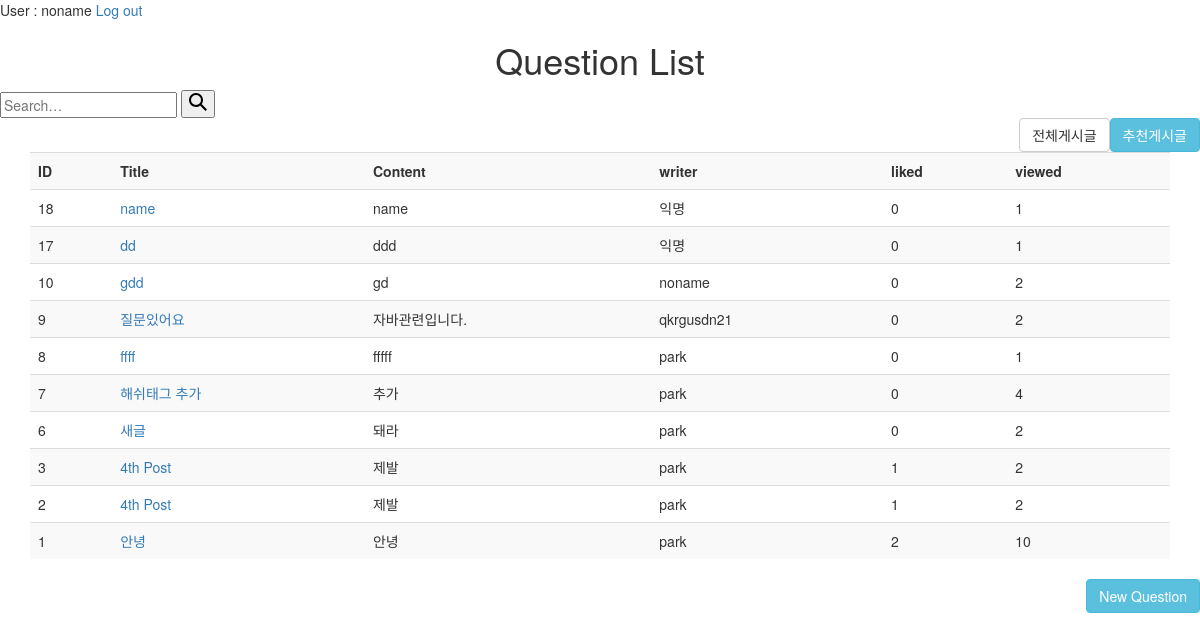
Page / (signed in) on the committed database.
### users/models.py (models this page shows)
class CustomUser(AbstractUser):
    objects = CustomUserManager()

class Article(models.Model):
    title = models.CharField(max_length = 100)
    content = models.TextField()
    user = models.ForeignKey(CustomUser, on_delete=models.CASCADE,)
    hits = models.IntegerField(default = 0)
    anonymity = models.BooleanField(default=True)
    @property #get 역할을 한다고 봐도 무방하다.
    def like_count(self):
      return self.like_user_set.count()
    like_user_set = models.ManyToManyField(
        CustomUser,
        null=True,
        blank=True,
        related_name='like_user_set',
        through='Like',
    )
    tags = TaggableManager(
        verbose_name= 'tags',
        help_text= 'A comma-separated list of tags.',
        blank=True,
        through=TaggedPost,
    )
    class Meta:
        ordering = ['-id']

### users/views.py (the view)
# urls.py: 2. Add a URL to urlpatterns:  path('', views.home, name='home')
def home(request):
    articles = Article.objects.all()
    return render(request, 'home.html', {'articles' : articles})

### users/templates/home.html (shortened to what this page needs)
<!DOCTYPE html>
<html lang="en">
<head>
    <link rel="stylesheet" href="https://maxcdn.bootstrapcdn.com/bootstrap/3.3.7/css/bootstrap.min.css">
</head>
<body>
{% load socialaccount %}
{% if user.is_authenticated %}
<p>User : {{ user.username }} <a href="{% url 'logout' %}">Log out</a></p>
{% if tag_name %}
<h1><center>#{{tag_name}} tagged Questions</center></h1>
{% elif recommend %}
<h1><center>Recommend Questions </center></h1>
{% else %}
<h1><center>Question List</center></h1>
{% endif %}
<form id="search"  action="/users/search/" method="get" class="searchbar js-searchbar" autocomplete="off" role="search">
                    <div class="ps-relative">
                        <input name="q" type="text" placeholder="Search…" value="" autocomplete="off" maxlength="240" class="s-input js-search-field ">
                        <button type="submit" aria-label="Search…" class="s-btn s-btn__primary s-btn__icon btn-topbar-primary js-search-submit"><svg aria-hidden="true" class="svg-icon iconSearch" width="18" height="18" viewBox="0 0 18 18"><path d="M18 16.5l-5.14-5.18h-.35a7 7 0 1 0-1.19 1.19v.35L16.5 18l1.5-1.5zM12 7A5 5 0 1 1 2 7a5 5 0 0 1 10 0z"></path></svg></button>
                    </div>
</form>
<a class="btn btn-info pull-right" href = "{% url 'recommend' user.id %}">추천게시글</a>
<a class="btn btn-default pull-right" href = "{% url 'home' %}">전체게시글</a>
  {% if not articles %}
    <br><h2 style="text-align : center">더 많은 질문을 입력할수록 추천 정확도가 높아집니다.</h2>
  {% else %}
    <div class="container">
    <table class="table table-striped">
      <tr>
        <th>ID</th>
        <th>Title </th>
        <th>Content</th>
        <th>writer</th>
        <th>liked</th>
        <th>viewed</th>
      </tr>
      <tr>
      {% for article in articles%}
        <td> {{ article.id }} </td>
        <td> <a href ="{%url 'show_article' article.id %}" >{{ article.title }}</a></td>
        <td> {{ article.content }}</td>
        {% if article.anonymity %}
        <td> 익명 </td>
        {% else %}
        <td> {{ article.user }} </td>
        {% endif %}
        <td> {{ article.like_count }}</td>
        <td> {{ article.hits }}</td>
      </tr>
      {% endfor %}
    </table>
    </div>
  {% endif %}
  <a class="btn btn-info pull-right" href = "{%url 'add_article' %}"> New Question </a>
{% else %}
  <p><a href="{% url 'signup' %}">Sign Up</a></p>
  <p><a href="{% url 'login' %}">Log In </a></p>
  <p><a href="{% provider_login_url 'google' %}">Log In with Gmail</a></p>
{% endif %}
</body>
</html>

### rows in the picture
CustomUser: username "noname"
Article: id "18", title "name", content "name", anonymity "익명", like_count "0", hits "1"
Article: id "17", title "dd", content "ddd", anonymity "익명", like_count "0", hits "1"
Article: id "10", title "gdd", content "gd", user "noname", like_count "0", hits "2"
Article: id "9", title "질문있어요", content "자바관련입니다.", user "qkrgusdn21", like_count "0", hits "2"
Article: id "8", title "ffff", content "fffff", user "park", like_count "0", hits "1"
Article: id "7", title "해쉬태그 추가", content "추가", user "park", like_count "0", hits "4"
Article: id "6", title "새글", content "돼라", user "park", like_count "0", hits "2"
Article: id "3", title "4th Post", content "제발", user "park", like_count "1", hits "2"
Article: id "2", title "4th Post", content "제발", user "park", like_count "1", hits "2"
Article: id "1", title "안녕", content "안녕", user "park", like_count "2", hits "10"
